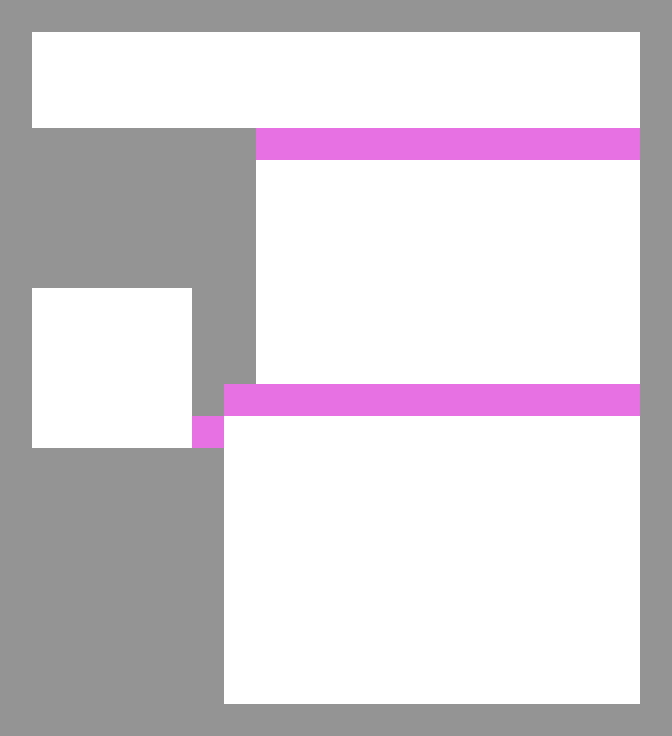

Below is a game level as drawn by its tile map, then a one-line description and the .tmx file that defines it, in full:
An orthogonal 21x23 tile map with 32x32 px tiles, 3 tile layers (backgroundLayer, blockedLayer, moveableLayer), 2 tilesets and 17 objects.

<map version="1.2" tiledversion="1.2.3" orientation="orthogonal" renderorder="right-down" width="21" height="23" tilewidth="32" tileheight="32" infinite="0" nextlayerid="16" nextobjectid="45">
 <tileset firstgid="1" name="tileset" tilewidth="32" tileheight="32" tilecount="16" columns="4">
  <image source="../../benchmark2/assets/tileset.png" width="128" height="128" />
 </tileset>
 <tileset firstgid="17" source="tileset.tsx" />
 <layer id="13" name="backgroundLayer" width="21" height="23">
  <data encoding="csv">
0,2,2,2,2,2,2,2,2,2,2,2,2,2,2,2,2,2,2,2,2,
0,2,2,2,2,2,2,2,2,2,2,2,2,2,2,2,2,2,2,2,2,
0,2,2,2,2,2,2,2,2,2,2,2,2,2,2,2,2,2,2,2,2,
0,2,2,2,2,2,2,2,2,2,2,2,2,2,2,2,2,2,2,2,2,
0,2,2,2,2,2,2,2,2,2,2,2,2,2,2,2,2,2,2,2,2,
0,2,2,2,2,2,2,2,2,2,2,2,2,2,2,2,2,2,2,2,2,
0,2,2,2,2,2,2,2,2,2,2,2,2,2,2,2,2,2,2,2,2,
0,2,2,2,2,2,2,2,2,2,2,2,2,2,2,2,2,2,2,2,2,
0,2,2,2,2,2,2,2,2,2,2,2,2,2,2,2,2,2,2,2,2,
0,2,2,2,2,2,2,2,2,2,2,2,2,2,2,2,2,2,2,2,2,
0,2,2,2,2,2,2,2,2,2,2,2,2,2,2,2,2,2,2,2,2,
0,2,2,2,2,2,2,2,2,2,2,2,2,2,2,2,2,2,2,2,2,
0,2,2,2,2,2,2,2,2,2,2,2,2,2,2,2,2,2,2,2,2,
0,2,2,2,2,2,2,2,2,2,2,2,2,2,2,2,2,2,2,2,2,
0,2,2,2,2,2,2,2,2,2,2,2,2,2,2,2,2,2,2,2,2,
0,2,2,2,2,2,2,2,2,2,2,2,2,2,2,2,2,2,2,2,2,
0,2,2,2,2,2,2,2,2,2,2,2,2,2,2,2,2,2,2,2,2,
0,2,2,2,2,2,2,2,2,2,2,2,2,2,2,2,2,2,2,2,2,
0,2,2,2,2,2,2,2,2,2,2,2,2,2,2,2,2,2,2,2,2,
0,2,2,2,2,2,2,2,2,2,2,2,2,2,2,2,2,2,2,2,2,
0,2,2,2,2,2,2,2,2,2,2,2,2,2,2,2,2,2,2,2,2,
0,2,2,2,2,2,2,2,2,2,2,2,2,2,2,2,2,2,2,2,2,
0,2,2,2,2,2,2,2,2,2,2,2,2,2,2,2,2,2,2,2,2
</data>
 </layer>
 <layer id="14" name="blockedLayer" width="21" height="23">
  <data encoding="csv">
3,3,3,3,3,3,3,3,3,3,3,3,3,3,3,3,3,3,3,3,3,
3,0,0,0,0,0,0,0,0,0,0,0,0,0,0,0,0,0,0,0,3,
3,0,0,0,0,0,0,0,0,0,0,0,0,0,0,0,0,0,0,0,3,
3,0,0,0,0,0,0,0,0,0,0,0,0,0,0,0,0,0,0,0,3,
3,3,3,3,3,3,3,3,0,0,0,0,0,0,0,0,0,0,0,0,3,
3,3,3,3,3,3,3,3,0,0,0,0,0,0,0,0,0,0,0,0,3,
3,3,3,3,3,3,3,3,0,0,0,0,0,0,0,0,0,0,0,0,3,
3,3,3,3,3,3,3,3,0,0,0,0,0,0,0,0,0,0,0,0,3,
3,3,3,3,3,3,3,3,0,0,0,0,0,0,0,0,0,0,0,0,3,
3,0,0,0,0,0,3,3,0,0,0,0,0,0,0,0,0,0,0,0,3,
3,0,0,0,0,0,3,3,0,0,0,0,0,0,0,0,0,0,0,0,3,
3,0,0,0,0,0,3,3,0,0,0,0,0,0,0,0,0,0,0,0,3,
3,0,0,0,0,0,3,0,0,0,0,0,0,0,0,0,0,0,0,0,3,
3,0,0,0,0,0,0,0,0,0,0,0,0,0,0,0,0,0,0,0,3,
3,3,3,3,3,3,3,0,0,0,0,0,0,0,0,0,0,0,0,0,3,
3,3,3,3,3,3,3,0,0,0,0,0,0,0,0,0,0,0,0,0,3,
3,3,3,3,3,3,3,0,0,0,0,0,0,0,0,0,0,0,0,0,3,
3,3,3,3,3,3,3,0,0,0,0,0,0,0,0,0,0,0,0,0,3,
3,3,3,3,3,3,3,0,0,0,0,0,0,0,0,0,0,0,0,0,3,
3,3,3,3,3,3,3,0,0,0,0,0,0,0,0,0,0,0,0,0,3,
3,3,3,3,3,3,3,0,0,0,0,0,0,0,0,0,0,0,0,0,3,
3,3,3,3,3,3,3,0,0,0,0,0,0,0,0,0,0,0,0,0,3,
3,3,3,3,3,3,3,3,3,3,3,3,3,3,3,3,3,3,3,3,3
</data>
 </layer>
 <objectgroup id="12" name="objectsLayer">
  <object id="25" gid="7" x="96" y="96" width="32" height="32">
   <properties>
    <property name="type" value="playerStart" />
   </properties>
  </object>
  <object id="26" gid="7" x="96" y="416" width="32" height="32">
   <properties>
    <property name="type" value="exit" />
   </properties>
  </object>
  <object id="28" gid="7" x="192" y="128" width="32" height="32">
   <properties>
    <property name="id" type="int" value="1" />
    <property name="type" value="button" />
   </properties>
  </object>
  <object id="30" gid="7" x="96" y="448" width="32" height="32">
   <properties>
    <property name="id" type="int" value="1" />
    <property name="type" value="button" />
   </properties>
  </object>
  <object id="32" gid="7" x="224" y="704" width="32" height="32">
   <properties>
    <property name="type" value="spike" />
   </properties>
  </object>
  <object id="33" gid="7" x="256" y="704" width="32" height="32">
   <properties>
    <property name="type" value="spike" />
   </properties>
  </object>
  <object id="34" gid="7" x="288" y="704" width="32" height="32">
   <properties>
    <property name="type" value="spike" />
   </properties>
  </object>
  <object id="35" gid="7" x="320" y="704" width="32" height="32">
   <properties>
    <property name="type" value="spike" />
   </properties>
  </object>
  <object id="36" gid="7" x="352" y="704" width="32" height="32">
   <properties>
    <property name="type" value="spike" />
   </properties>
  </object>
  <object id="37" gid="7" x="384" y="704" width="32" height="32">
   <properties>
    <property name="type" value="spike" />
   </properties>
  </object>
  <object id="38" gid="7" x="416" y="704" width="32" height="32">
   <properties>
    <property name="type" value="spike" />
   </properties>
  </object>
  <object id="39" gid="7" x="448" y="704" width="32" height="32">
   <properties>
    <property name="type" value="spike" />
   </properties>
  </object>
  <object id="40" gid="7" x="480" y="704" width="32" height="32">
   <properties>
    <property name="type" value="spike" />
   </properties>
  </object>
  <object id="41" gid="7" x="512" y="704" width="32" height="32">
   <properties>
    <property name="type" value="spike" />
   </properties>
  </object>
  <object id="42" gid="7" x="544" y="704" width="32" height="32">
   <properties>
    <property name="type" value="spike" />
   </properties>
  </object>
  <object id="43" gid="7" x="576" y="704" width="32" height="32">
   <properties>
    <property name="type" value="spike" />
   </properties>
  </object>
  <object id="44" gid="7" x="608" y="704" width="32" height="32">
   <properties>
    <property name="type" value="spike" />
   </properties>
  </object>
 </objectgroup>
 <layer id="15" name="moveableLayer" width="21" height="23">
  <properties>
   <property name="id" type="int" value="1" />
   <property name="type" value="moveableLayer" />
  </properties>
  <data encoding="csv">
0,0,0,0,0,0,0,0,0,0,0,0,0,0,0,0,0,0,0,0,0,
0,0,0,0,0,0,0,0,0,0,0,0,0,0,0,0,0,0,0,0,0,
0,0,0,0,0,0,0,0,0,0,0,0,0,0,0,0,0,0,0,0,0,
0,0,0,0,0,0,0,0,0,0,0,0,0,0,0,0,0,0,0,0,0,
0,0,0,0,0,0,0,0,6,6,6,6,6,6,6,6,6,6,6,6,0,
0,0,0,0,0,0,0,0,0,0,0,0,0,0,0,0,0,0,0,0,0,
0,0,0,0,0,0,0,0,0,0,0,0,0,0,0,0,0,0,0,0,0,
0,0,0,0,0,0,0,0,0,0,0,0,0,0,0,0,0,0,0,0,0,
0,0,0,0,0,0,0,0,0,0,0,0,0,0,0,0,0,0,0,0,0,
0,0,0,0,0,0,0,0,0,0,0,0,0,0,0,0,0,0,0,0,0,
0,0,0,0,0,0,0,0,0,0,0,0,0,0,0,0,0,0,0,0,0,
0,0,0,0,0,0,0,0,0,0,0,0,0,0,0,0,0,0,0,0,0,
0,0,0,0,0,0,0,6,6,6,6,6,6,6,6,6,6,6,6,6,0,
0,0,0,0,0,0,6,0,0,0,0,0,0,0,0,0,0,0,0,0,0,
0,0,0,0,0,0,0,0,0,0,0,0,0,0,0,0,0,0,0,0,0,
0,0,0,0,0,0,0,0,0,0,0,0,0,0,0,0,0,0,0,0,0,
0,0,0,0,0,0,0,0,0,0,0,0,0,0,0,0,0,0,0,0,0,
0,0,0,0,0,0,0,0,0,0,0,0,0,0,0,0,0,0,0,0,0,
0,0,0,0,0,0,0,0,0,0,0,0,0,0,0,0,0,0,0,0,0,
0,0,0,0,0,0,0,0,0,0,0,0,0,0,0,0,0,0,0,0,0,
0,0,0,0,0,0,0,0,0,0,0,0,0,0,0,0,0,0,0,0,0,
0,0,0,0,0,0,0,0,0,0,0,0,0,0,0,0,0,0,0,0,0,
0,0,0,0,0,0,0,0,0,0,0,0,0,0,0,0,0,0,0,0,0
</data>
 </layer>
</map>
